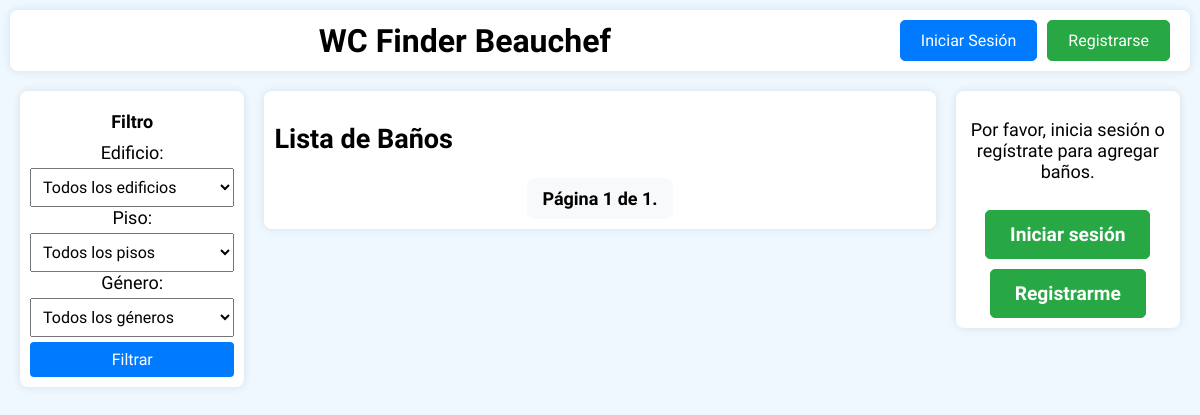
/, run on an earlier commit of the app's database.
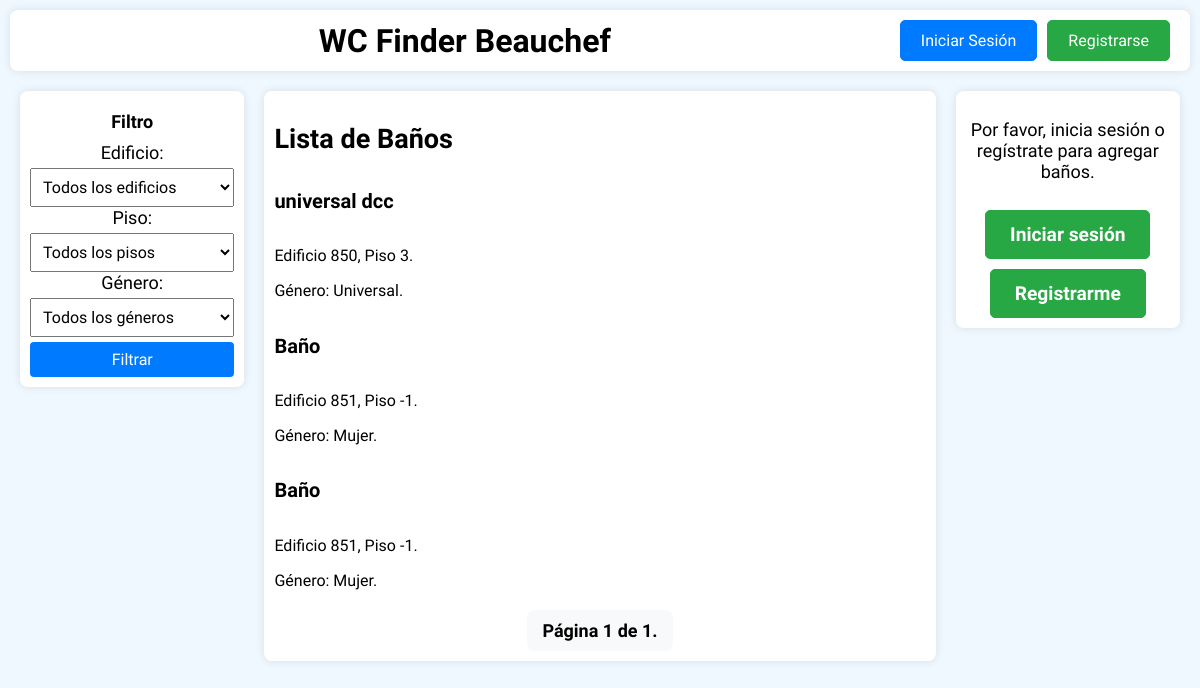
And on a later commit of the database.
### todoapp/models.py (models this page shows, shortened)
class Bathroom(models.Model):
    GENDER_CHOICES = [
        ('mujer', 'Mujer'),
        ('hombre', 'Hombre'),
        ('universal', 'Universal'),
    ]
    BUILDS_CHOICES = [
        ('850', '850'),
        ('851', '851'),
    ]
    FLOOR_CHOICES = [
        ('-3', '-3'),
        ('-2', '-2'),
        ('-1', '-1'),
        ('1', '1'),
        ('2', '2'),
        ('3', '3'),
        ('4', '4'),
        ('5', '5'),
        ('6', '6'),
        ('7', '7'),
    ]
    name = models.CharField(max_length=100)
    building = models.CharField(max_length=3, choices=BUILDS_CHOICES)
    floor = models.CharField(max_length=2,choices=FLOOR_CHOICES)
    gender = models.CharField(max_length=10, choices=GENDER_CHOICES)
    description = models.CharField(max_length=300)
    image = models.ImageField(upload_to='bathroom_images/', blank=True, null=True)
    publicar = models.BooleanField(default=False)
    latitude = models.FloatField(null=True, blank=True)
    longitude = models.FloatField(null=True, blank=True)

### todoapp/views.py (the view)
# urls.py: 2. Add a URL to urlpatterns:  path('', views.home, name='home')
def home(request):
    bathrooms = Bathroom.objects.filter(publicar=True)
    buildings = Bathroom.objects.values_list('building', flat=True).distinct()
    floors = Bathroom.objects.values_list('floor', flat=True).distinct().order_by('floor')
    genders = [choice[0] for choice in Bathroom.GENDER_CHOICES]
    building_filter = request.GET.get('building')
    floor_filter = request.GET.get('floor')
    bathroom_filter = request.GET.get('bathroom')
    gender_filter = request.GET.get('gender')
    if building_filter:
        bathrooms = bathrooms.filter(building=building_filter)
    if floor_filter:
        bathrooms = bathrooms.filter(floor=floor_filter)
    if bathroom_filter:
        bathrooms = bathrooms.filter(name=bathroom_filter)
    if gender_filter:
        bathrooms = bathrooms.filter(gender=gender_filter)
    available_bathrooms = bathrooms.values_list('name', flat=True)
    paginator = Paginator(bathrooms, 10)  # 10 baños por página
    page = request.GET.get('page')
    try:
        bathrooms = paginator.page(page)
    except PageNotAnInteger:
        bathrooms = paginator.page(1)
    except EmptyPage:
        bathrooms = paginator.page(paginator.num_pages)
    context = {
        'bathrooms': bathrooms,
        'buildings': buildings,
        'floors': floors,
        'available_bathrooms': available_bathrooms,
        'genders': genders,
        'selected_building': building_filter,
        'selected_floor': floor_filter,
        'selected_bathroom': bathroom_filter,
        'selected_gender': gender_filter,
    }
    if request.is_ajax():
        return render(request, 'todoapp/home.html', context)
    return render(request, 'todoapp/home.html', context)

### todoapp/templates/todoapp/home.html (shortened to what this page needs)
{% extends 'todoapp/navbar.html' %}
{% block extra_css %}
{% load static %}
<link rel="stylesheet" type="text/css" href="{% static 'css/home.css' %}">
{% endblock %}
{% block content %}
    <div class="window-container filter-container">
        <aside class="filter">
            <h4>Filtro</h4>
            <form method="get" id="filterForm">
                <label for="building">Edificio:</label>
                <select name="building" id="building">
                    <option value="">Todos los edificios</option>
                </select>
                <label for="floor">Piso:</label>
                <select name="floor" id="floor">
                    <option value="">Todos los pisos</option>
                </select>
                <label for="gender">Género:</label>
                <select name="gender" id="gender">
                    <option value="">Todos los géneros</option>
                </select>
                <button type="submit">Filtrar</button>
            </form>
        </aside>
    </div>
    <div class="window-container bathroom-list-container">
        <section class="bathroom-list">
            <h2>Lista de Baños</h2>
            <div id="bathroom-list">
                {% for bathroom in bathrooms %}
                <a href="/bathroom/{{ bathroom.id}}" class="card-link">
                    <div class="card-body">
                        <h5 class="card-title">{{ bathroom.name }}</h5>
                        <p class="card-text">Edificio {{ bathroom.building }}, Piso {{ bathroom.floor }}.</p>
                        <p class="card-text">Género: {{ bathroom.get_gender_display }}.</p>
                    </div>
                </a>
                {% endfor %}
                <div class="pagination">
                    <span class="step-links">
                        <span class="current">
                            Página {{ bathrooms.number }} de {{ bathrooms.paginator.num_pages }}.
                        </span>
                    </span>
                </div>
            </div>
        </section>
    </div>
    <div class="window-container add-button-container">
        <aside class="add-button">
            {% if request.user.is_authenticated %}
                <p class="add-button-text">¿No encuentras tu baño preferido? ¡Agrega tu baño aquí!</p>
                <a class="btn btn-primary btn-block" href="/add_bathroom">Agregar Baño</a>
            {% else %}
                <p>Por favor, inicia sesión o regístrate para agregar baños.</p>
                <a class="btn btn-primary btn-block login-btn" href="/login">Iniciar sesión</a>
                <a class="btn btn-primary btn-block register-btn" href="/register">Registrarme</a>
            {% endif %}
        </aside>
    </div>
{% endblock %}

What changed in the data, as far as the page shows it:
now on this page (row edited): Bathroom: name "universal dcc", building "850", floor "3", gender "Universal"
added Bathroom: name "Baño", building "851", floor "-1", gender "Mujer"
added Bathroom: name "Baño", building "851", floor "-1", gender "Mujer"
